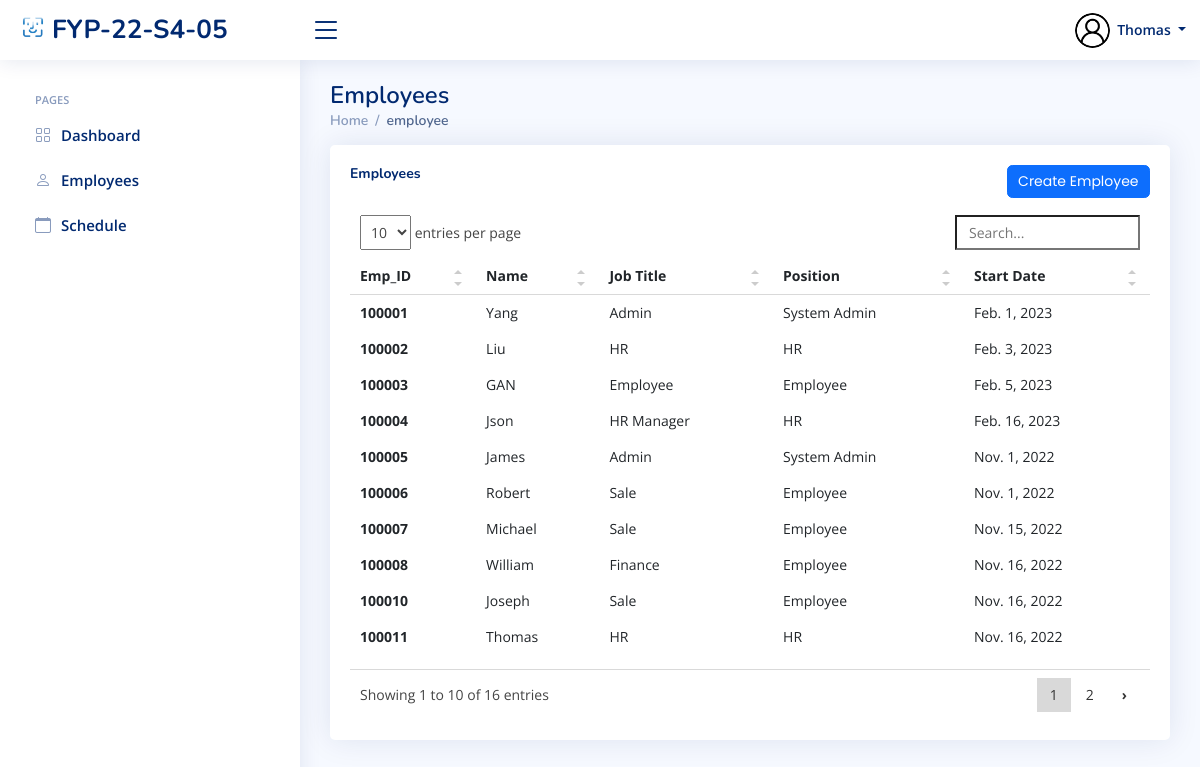
The app's page /sys_admin/view_employees/ (signed in), older data.
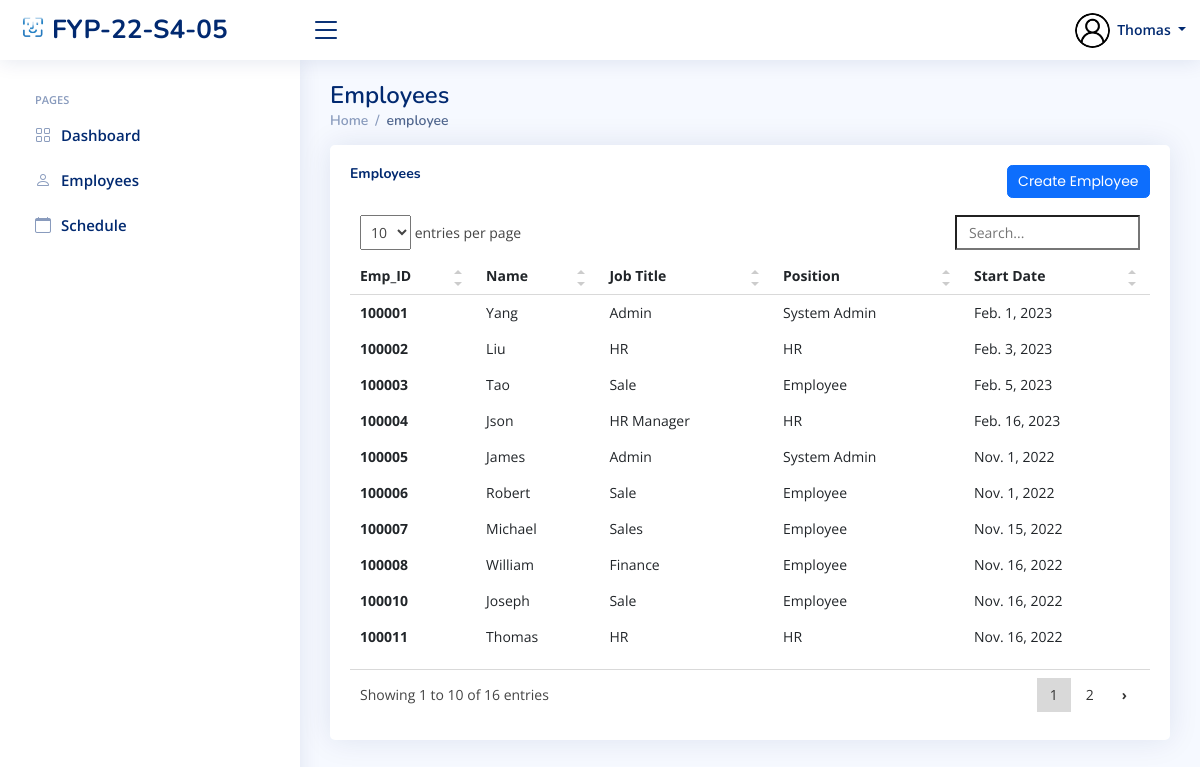
The same page, newer data.
### index/models.py (models this page shows, shortened)
class Employee(models.Model):
	Employee_ID = models.IntegerField(primary_key=True)
	Full_Name = models.CharField(max_length=100)
	Job_Title = models.CharField(max_length=100)
	Phone_Number = models.CharField(max_length=100)
	salt = models.CharField(max_length=50, null=True)
	Email_Address = models.EmailField()
	Role = models.ForeignKey(Role, on_delete=models.CASCADE)
	Profile_Image = models.ImageField(null=True,blank=True, upload_to='profile_pics/')
	Password = models.CharField(max_length=256)
	Start_Date = models.DateField(auto_now_add=True)

class Role(models.Model):
	Role_ID = models.IntegerField(primary_key=True)
	Role_Name = models.CharField(max_length=100)

### index/views/sys_admin.py (the view)
# urls.py: path('sys_admin/view_employees/', sys_admin.sys_admin_view_employees, name='sys_admin_view_employees'),
def sys_admin_view_employees(request):
	currentEmployee = Employee.objects.get(Employee_ID=request.session['Employee_ID'])
	Title = 'Admin View Employees Page'
	allEmployees = Employee.objects.all()
	context = {
		'Employee_ID': currentEmployee.Employee_ID,
		'Full_Name': currentEmployee.Full_Name,
		'Role': currentEmployee.Role.Role_Name,
		'PFP': currentEmployee.Profile_Image.url,
		'Employees': allEmployees,
		'title': Title,
	}
	return render(request, 'sys_admin/sys_admin_view_employees.html', context)

### templates/sys_admin/sys_admin_view_employees.html (shortened to what this page needs)
{% extends "index/base.html" %}
{% load static %}
{% block content %}
{% include 'sys_admin/sys_admin_base.html' %}
  <main id="main" class="main">
    <div class="pagetitle">
      <h1>Employees</h1>
      <nav>
        <ol class="breadcrumb">
          <li class="breadcrumb-item"><a href="{% url 'sys_admin_home' %}">Home</a></li>
          <li class="breadcrumb-item active">employee</li>
        </ol>
      </nav>
    </div>
    <section class="section">
      <div class="row">
        <div class="col-lg-12">
          <div class="card recent-sales overflow-auto">
            <div class="card-body">
              <div class="col-lg-12 align-items-center justify-content-center card-title">
                <h5 class="float-start"><b>Employees</b></h5>
                <a href="{% url 'sys_admin_create_user' %}" class="btn btn-primary float-end">Create Employee</a>
                <br>
              </div>
              <table class="table table-borderless table-hover datatable">
                <thead>
                  <tr>
                    <th scope="col">Emp_ID</th>
                    <th scope="col">Name</th>
                    <th scope="col">Job Title</th>
                    <th scope="col">Position</th>
                    <th scope="col">Start Date</th>
                  </tr>
                </thead>
                <tbody>
                  {% for employee in Employees %}
                    <tr class="tr" onclick='setGetParameter( "{{ employee.Employee_ID}} ")'>
                      <th scope="row">{{ employee.Employee_ID }}</th>
                      <td>{{ employee.Full_Name }}</td>
                       <td>{{ employee.Job_Title }}</td>
                      <td>{{ employee.Role.Role_Name }}</td>
                      <td>{{ employee.Start_Date }}</td>
                    </tr>
                  {% endfor %}
                </tbody>
              </table>
            </div>
          </div>
        </div>
      </div>
    </section>
  </main>
{% endblock content %}

Row changes from the older to the newer data that the page shows:
changed Employee id 100003: Full_Name "GAN" → "Tao"; Job_Title "Employee" → "Sale"
changed Employee "Michael": Job_Title "Sale" → "Sales"
